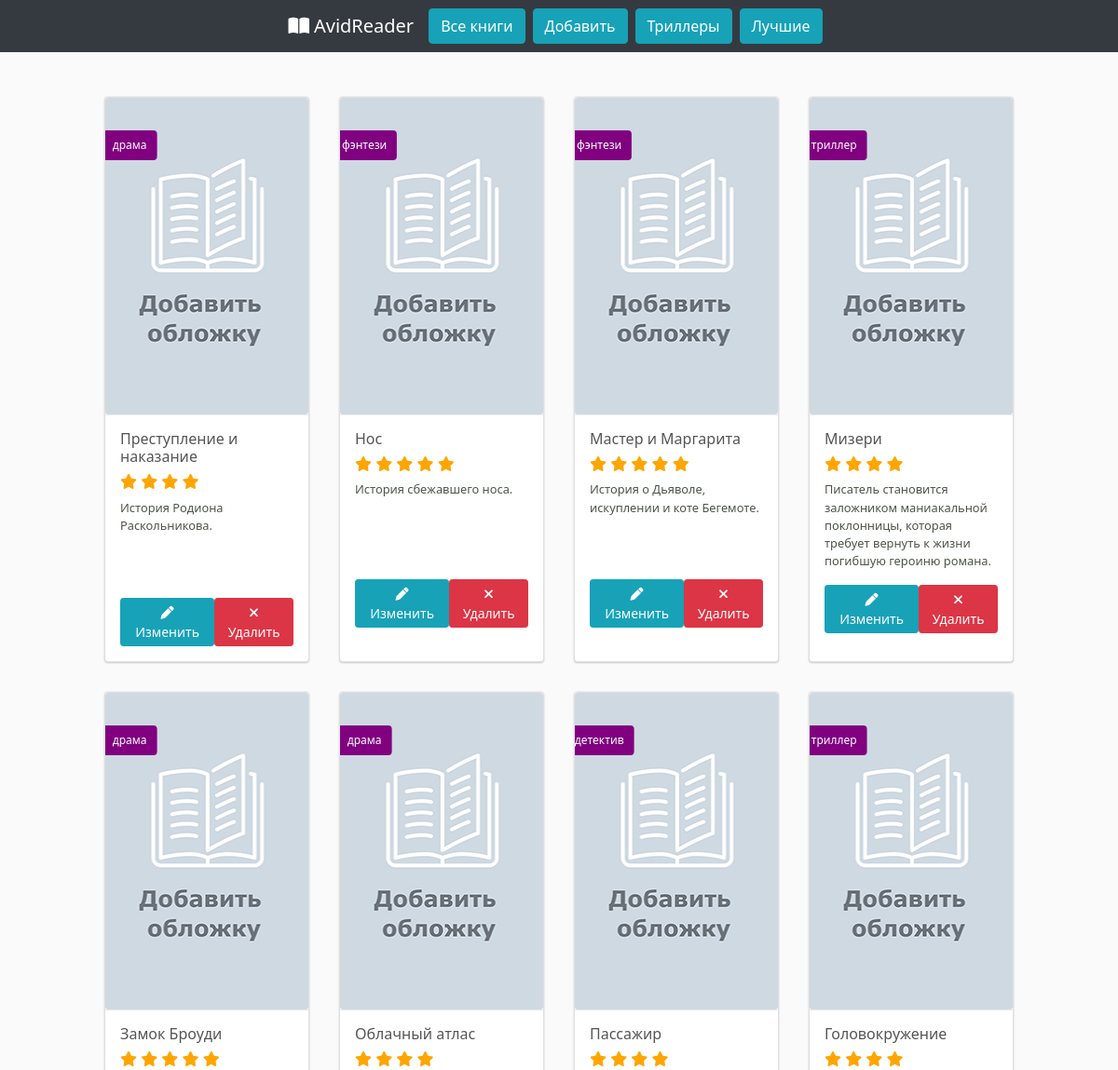
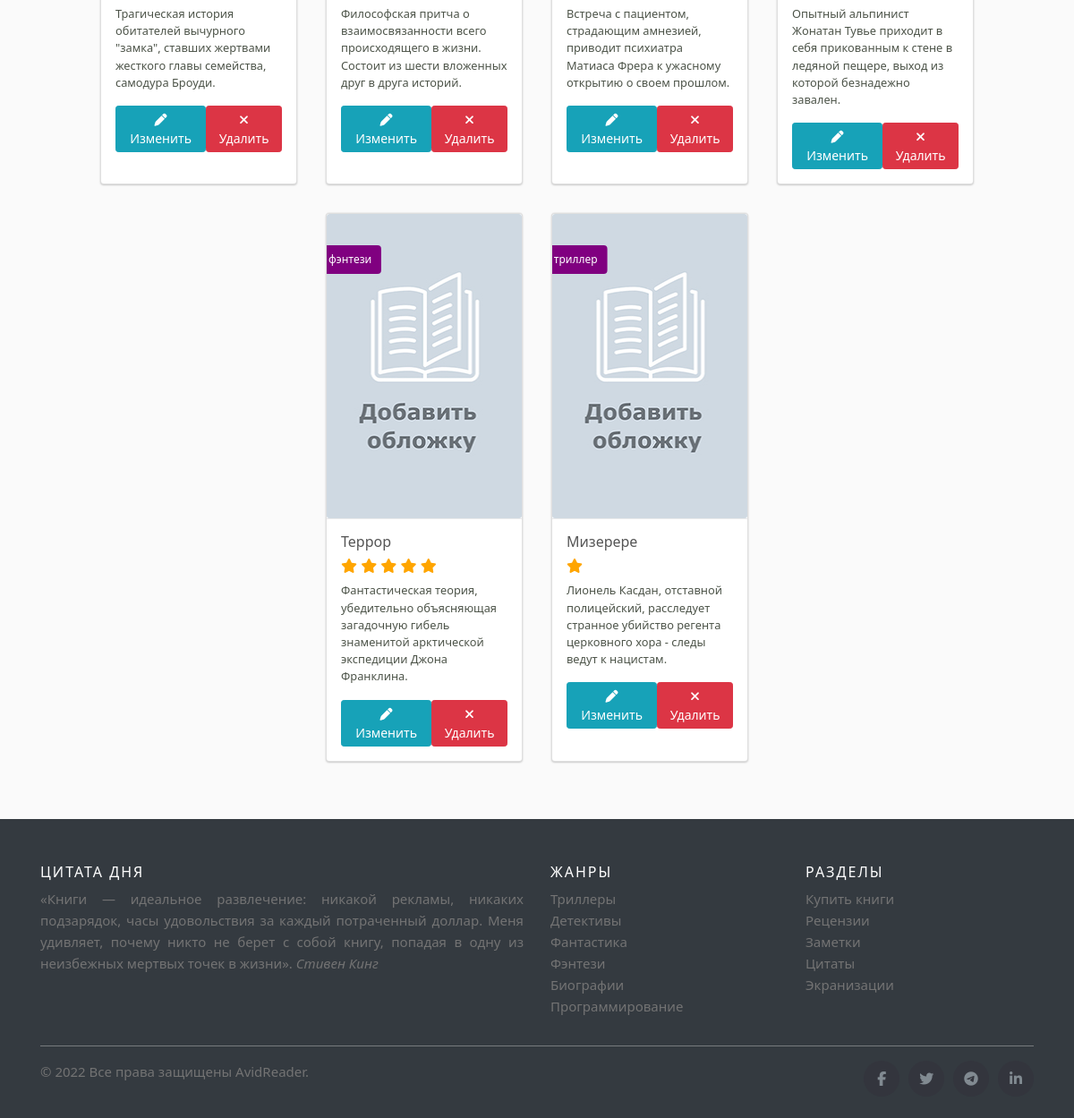
The page / on the database its author committed (2 pictures, top to bottom).
### reader/models.py (models this page shows, shortened)
class Book(db.Model):
    id = db.Column(db.Integer, primary_key=True)
    title = db.Column(db.String(100), unique=True, nullable=False)
    author = db.Column(db.String(100), nullable=False)
    genre = db.Column(db.String(20), nullable=False)
    rating = db.Column(db.Integer)
    cover = db.Column(db.String(50), nullable=False, default='default.jpg')
    description = db.Column(db.Text)
    notes = db.Column(db.Text)
    created_at = db.Column(db.DateTime(timezone=True),
                           server_default=func.now())

### reader/routes.py (the view)
@app.route('/')
def index():
    books = Book.query.all()
    return render_template('index.html', books=books)

### reader/templates/index.html (shortened to what this page needs)
{% extends 'base.html' %}
{% block content %}
    <div class="container mx-auto mt-4">
  <div class="row justify-content-center">
{% for book in books %}
<div class="card">
  <div class="card-img">
    <img class="card-img" src="{{ url_for('send_file', filename=book.cover) }}" alt="{{ book.cover }}">
    <span><h4>{{ book.genre }}</h4></span>
  </div>
  <div class="card-content">
      <h2>{{ book.title }}</h2>
      <h2>{% set stars = book.rating | int %}
          {% for n in range(stars) %}
          <span class="fa fa-star checked" style="color:orange"></span>
          {% endfor %}
       </h2>
      <p>{{ book.description }}</p>
     <div class="btn-wrapper text-center d-flex justify-content-between">
      <button type="button" class="btn btn-info btn-sm">
       <a href="#" style="color:white"><i class="fas fa-pen"></i> Изменить</a>
      </button>
       <form action="#" method="POST">
         <button class='btn btn-danger btn-sm' type="submit" value="Удалить" onclick="return confirm('Удалить книгу?')"><i class="fa fa-times"></i> Удалить</button>
       </form>
     </div>
  </div>
</div>
{% endfor %}
  </div>
   </div>
{% endblock %}

### reader/templates/base.html (shortened to what this page needs)
<!DOCTYPE html>
<html lang="en">
<head>
  <link rel="stylesheet" href="https://cdn.jsdelivr.net/npm/bootstrap@4.6.1/dist/css/bootstrap.min.css">
  <link href="{{ url_for('static', filename='css/style.css') }}" rel="stylesheet">
</head>
<body>
 <nav class="navbar navbar-expand-sm bg-dark navbar-dark justify-content-center fixed-top">
  <a class="navbar-brand" href="{{ url_for('index') }}"><i class="fa fa-book-open" style="padding-right:5px"></i>AvidReader</a>
  <a class="btn btn-info  mr-2" href="{{ url_for('index') }}" role="button">Все книги</a>
  <a class="btn btn-info mr-2" href="#" role="button">Добавить</a>
  <a class="btn btn-info mr-2" href="#" role="button">Триллеры</a>
  <a class="btn btn-info mr-2" href="#" role="button">Лучшие</a>
 </nav>
<div class="container mx-auto mt-5 mb-5">
  <div class="row justify-content-center">
    {% block content %} {% endblock %}
    </div>
  </div>
    <footer class="site-footer">
      <div class="container">
        <div class="row">
          <div class="col-sm-12 col-md-6">
            <h6>Цитата дня</h6>
            <p class="text-justify">«Книги — идеальное развлечение: никакой рекламы, никаких подзарядок, часы удовольствия за каждый потраченный доллар. Меня удивляет, почему никто не берет с собой книгу, попадая в одну из неизбежных мертвых точек в жизни». <i>Стивен Кинг</i></p>
          </div>
          <div class="col-xs-6 col-md-3">
            <h6>Жанры</h6>
            <ul class="footer-links">
              <li><a href="">Триллеры</a></li>
              <li><a href="">Детективы</a></li>
              <li><a href="">Фантастика</a></li>
              <li><a href="">Фэнтези</a></li>
              <li><a href="">Биографии</a></li>
              <li><a href="">Программирование</a></li>
            </ul>
          </div>
          <div class="col-xs-6 col-md-3">
            <h6>Разделы</h6>
            <ul class="footer-links">
              <li><a href="">Купить книги</a></li>
              <li><a href="">Рецензии</a></li>
              <li><a href="">Заметки</a></li>
              <li><a href="">Цитаты</a></li>
              <li><a href="">Экранизации</a></li>
            </ul>
          </div>
        </div>
        <hr>
      </div>
      <div class="container">
        <div class="row">
          <div class="col-md-8 col-sm-6 col-xs-12">
            <p class="copyright-text">&copy; 2022 Все права защищены
         <a href="#">AvidReader</a>.
            </p>
          </div>
          <div class="col-md-4 col-sm-6 col-xs-12">
            <ul class="social-icons">
              <li><a class="facebook" href="#"><i class="fa fa-facebook"></i></a></li>
              <li><a class="twitter" href="#"><i class="fa fa-twitter"></i></a></li>
              <li><a class="dribbble" href="#"><i class="fa fa-telegram"></i></a></li>
              <li><a class="linkedin" href="#"><i class="fa fa-linkedin"></i></a></li>
            </ul>
          </div>
        </div>
      </div>
</footer>
</body>
</html>

### reader/static/css/style.css (style rules this page uses)
:root { --bs-font-sans-serif: system-ui, -apple-system, "Segoe UI", Roboto, "Helvetica Neue", Arial, "Noto Sans", "Liberation Sans", sans-serif, "Apple Color Emoji", "Segoe UI Emoji", "Segoe UI Symbol", "Noto Color Emoji"; --bs-font-monospace: SFMono-Regular, Menlo, Monaco, Consolas, "Liberation Mono", "Courier New", monospace; }
* { box-sizing: border-box; }
html, body { width: 100%; height: 100%; }
body { padding: 1rem 0; background: #fafafa; color:#555; font-family:var(--bs-font-sans-serif); font-size:0.875rem; font-weight:400; }
h2, .h2 { font-size:calc(1.325rem + .9vw) }
@media (min-width: 1200px) { h2, .h2 { font-size:2rem; color: #555; } }
h4, .h4 { font-size:calc(1.275rem + .3vw) }
@media (min-width: 1200px) { h4, .h4 { font-size:1.5rem } }
h6, .h6 { font-size:1rem }
a { color:#4f4f4f }
.card { width: 220px; display: inline-block; margin: 1rem; border-radius: 4px; box-shadow: 0 -1px 1px 0 rgba(0, 0, 0, 0.05), 0 1px 2px 0 rgba(0, 0, 0, 0.2); transition: all 0.2s ease; background: #fff; position: relative; overflow: hidden; }
.card-img { position: relative; height: 340px; width: 100%; background-color: #fff; transition: opacity 0.2s ease; background-position: center center; background-repeat: no-repeat; background-size: cover; }
.card-content { width: 100%; min-height: 150px; background-color: #fff; border-top: 1px solid #E9E9EB; border-bottom-right-radius: 4px; border-bottom-left-radius: 4px; padding: 1rem 1rem; transition: all 0.2s ease; }
.card-content a { text-decoration: none; color: #202927; }
.card-content h2, .card-content a h2 { font-size: 1rem; font-weight: 500; }
.card-content p, .card-content a p { font-size: 0.8rem; font-weight: 400; overflow: hidden; text-overflow: ellipsis; min-height: 90px; color: rgba(32, 41, 28, 0.8); }
.card-img span { position: absolute; top: 15%; left: 12%; background: purple; padding: 6px; color: #fff; font-size: 12px; border-radius: 4px; -webkit-border-radius: 4px; -moz-border-radius: 4px; -ms-border-radius: 4px; -o-border-radius: 4px; transform: translate(-50%,-50%); }
.card-img span h4 { font-size: 12px; margin:0; padding:10px 5px; line-height: 0; }
.site-footer { background-color:#343a40!important; padding:45px 0 20px; font-size:15px; line-height:24px; color:#737373; }
.site-footer hr { border-top-color:#bbb; opacity:0.5 }
.site-footer h6 { color:#fff; font-size:16px; text-transform:uppercase; margin-top:5px; letter-spacing:2px }
.site-footer a { color:#737373; }
.footer-links { padding-left:0; list-style:none }
.footer-links li { display:block }
.footer-links a { color:#737373 }
.site-footer .social-icons { text-align:right }
.site-footer .social-icons a { width:40px; height:40px; line-height:40px; margin-left:6px; margin-right:0; border-radius:100%; background-color:#33353d }
.copyright-text { margin:0 }
.social-icons { padding-left:0; margin-bottom:0; list-style:none }
.social-icons li { display:inline-block; margin-bottom:4px }
.social-icons a { background-color:#eceeef; color:#818a91; font-size:16px; display:inline-block; line-height:44px; width:44px; height:44px; text-align:center; margin-right:8px; border-radius:100%; -webkit-transition:all .2s linear; -o-transition:all .2s linear; transition:all .2s linear }

### rows shown on the page
Book: cover (placeholder picture), genre "драма", title "Преступление и наказание", description "История Родиона Раскольникова."
Book: cover (placeholder picture), genre "фэнтези", title "Нос", description "История сбежавшего носа."
Book: cover (placeholder picture), genre "фэнтези", title "Мастер и Маргарита", description "История о Дьяволе, искуплении и коте Бегемоте."
Book: cover (placeholder picture), genre "триллер", title "Мизери", description "Писатель становится заложником маниакальной поклонницы, которая требует вернуть к жизни погибшую героиню романа."
Book: cover (placeholder picture), genre "драма", title "Замок Броуди", description "Трагическая история обитателей вычурного \"замка\", ставших жертвами жесткого главы семейства, самодура Броуди."
Book: cover (placeholder picture), genre "драма", title "Облачный атлас", description "Философская притча о взаимосвязанности всего происходящего в жизни. Состоит из шести вложенных друг в друга историй."
Book: cover (placeholder picture), genre "детектив", title "Пассажир", description "Встреча с пациентом, страдающим амнезией, приводит психиатра Матиаса Фрера к ужасному открытию о своем прошлом."
Book: cover (placeholder picture), genre "триллер", title "Головокружение", description "Опытный альпинист Жонатан Тувье приходит в себя прикованным к стене в ледяной пещере, выход из которой безнадежно завален."
Book: cover (placeholder picture), genre "фэнтези", title "Террор", description "Фантастическая теория, убедительно объясняющая загадочную гибель знаменитой арктической экспедиции Джона Франклина."
Book: cover (placeholder picture), genre "триллер", title "Мизерере", description "Лионель Касдан, отставной полицейский, расследует странное убийство регента церковного хора - следы ведут к нацистам."
